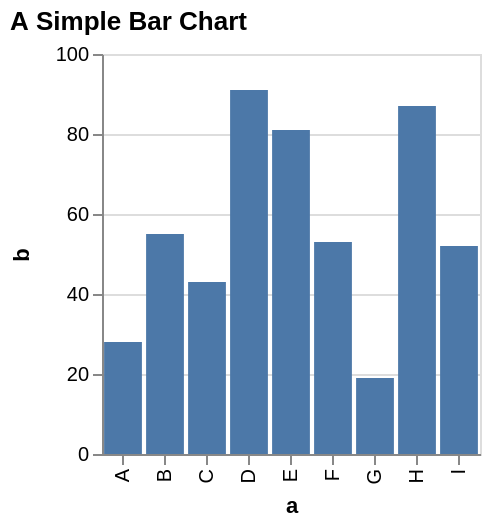

The Vega-Lite source for this figure:
### Vega specification from a JSON file in a GitHub repository (floating-point values rounded to 4 significant figures)
{"$schema": "https://vega.github.io/schema/vega/v3.0.json", "description": "A simple bar chart with embedded data.", "autosize": "pad", "padding": 5, "height": 200, "title": {"text": "A Simple Bar Chart", "anchor": "start"}, "style": "cell", "data": [{"name": "source_0", "values": [{"a": "A", "b": 28}, {"a": "B", "b": 55}, {"a": "C", "b": 43}, {"a": "D", "b": 91}, {"a": "E", "b": 81}, {"a": "F", "b": 53}, {"a": "G", "b": 19}, {"a": "H", "b": 87}, {"a": "I", "b": 52}]}, {"name": "data_0", "source": "source_0", "transform": [{"type": "formula", "expr": "toNumber(datum[\"b\"])", "as": "b"}, {"type": "filter", "expr": "datum[\"b\"] !== null && !isNaN(datum[\"b\"])"}]}], "signals": [{"name": "x_step", "value": 21}, {"name": "width", "update": "bandspace(domain('x').length, 0.1, 0.05) * x_step"}], "marks": [{"name": "marks", "type": "rect", "style": ["bar"], "from": {"data": "data_0"}, "encode": {"update": {"x": {"scale": "x", "field": "a"}, "width": {"scale": "x", "band": true}, "y": {"scale": "y", "field": "b"}, "y2": {"scale": "y", "value": 0}, "fill": {"value": "#4c78a8"}}}}], "scales": [{"name": "x", "type": "band", "domain": {"data": "data_0", "field": "a", "sort": true}, "range": {"step": {"signal": "x_step"}}, "paddingInner": 0.1, "paddingOuter": 0.05}, {"name": "y", "type": "linear", "domain": {"data": "data_0", "field": "b"}, "range": [{"signal": "height"}, 0], "nice": true, "zero": true}], "axes": [{"scale": "x", "orient": "bottom", "labelOverlap": true, "title": "a", "zindex": 1, "encode": {"labels": {"update": {"angle": {"value": 270}, "align": {"value": "right"}, "baseline": {"value": "middle"}}}}}, {"scale": "y", "orient": "left", "labelOverlap": true, "tickCount": {"signal": "ceil(height/40)"}, "title": "b", "zindex": 1}, {"scale": "y", "orient": "left", "domain": false, "grid": true, "labels": false, "maxExtent": 0, "minExtent": 0, "tickCount": {"signal": "ceil(height/40)"}, "ticks": false, "zindex": 0, "gridScale": "x"}], "config": {"axis": {"titlePadding": 5}, "axisY": {"minExtent": 30}}}
